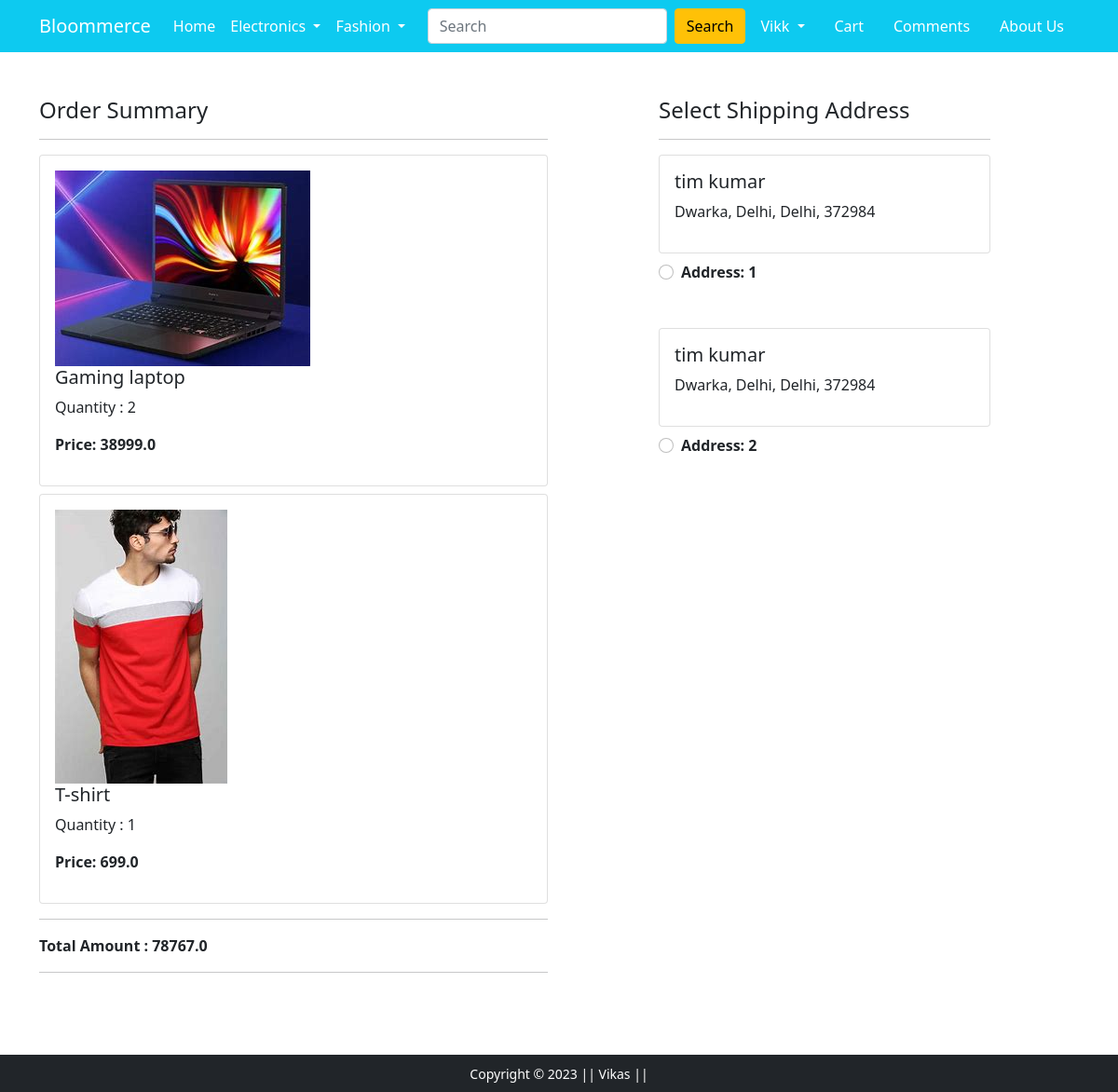
The app's page /checkout/ (signed in), older data.
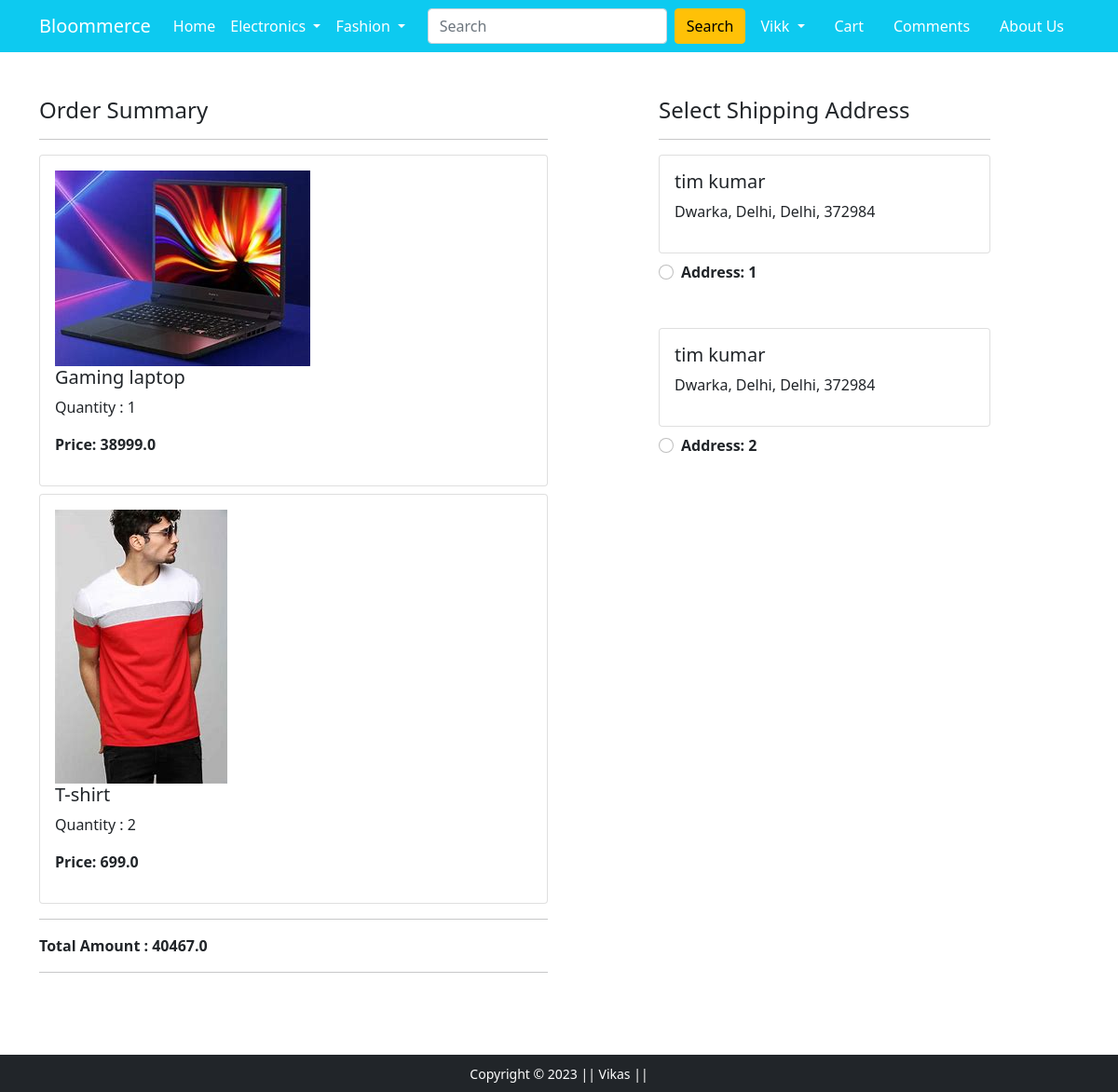
The same page, newer data.
### app/models.py (models this page shows, shortened)
class Cart(models.Model):
    user = models.ForeignKey(User, on_delete=models.CASCADE)
    product = models.ForeignKey(Product, on_delete=models.CASCADE)
    quantity = models.PositiveIntegerField(default=1)

class Product(models.Model):
    user = models.ForeignKey(User, on_delete=models.CASCADE, null=True)
    title = models.CharField(max_length=100)
    price = models.FloatField()
    discount_price = models.FloatField()
    description = models.TextField()
    brand = models.CharField(max_length=100)
    category = models.CharField(choices=CATEGORY_CHOICES, max_length=30)
    product_image = models.ImageField(upload_to='productimg')

### app/views.py (the view)
# urls.py: path('checkout/', views.checkout, name='checkout'),
@login_required(login_url='/accounts/login')
def checkout(request):
    user = request.user
    add = Customer.objects.filter(user=user)
    items = Cart.objects.filter(user=user)
    amount = 0.0
    shiping = 70.0
    cart_product = [p for p in Cart.objects.all() if p.user == user]
    if cart_product:
        for p in cart_product:
            tempamount = p.quantity * p.product.price
            amount += tempamount
            totalamount = shiping + amount
        return render(request, 'app/checkout.html', {'add':add, 'items':items, 'totalamount':totalamount})
    return render(request, 'app/checkout.html')

### app/templates/app/checkout.html (shortened to what this page needs)
{% extends 'app/base.html' %}
{% load static %}
{% block main-content %}
<div class="container">
  <div class="row mt-5">
    <div class="col-sm-6">
      <h4>Order Summary</h4>
      <hr>
      {% for item in items %}
      <div class="card mb-2">
        <div class="card-body">
          <img src="{{ item.product.product_image.url }}" alt="">
          <h5>{{item.product.title}}</h5>
          <p>Quantity : {{item.quantity}}</p>
          <p class="fw-bold">Price: {{item.product.price}}</p>
        </div>
      </div>
      {% endfor %}
      <hr>
        <div>
          <span class="text-center"><b>Total Amount : {{totalamount}}</b></span>
        </div>
        <hr>
        <br>
    </div>
    <div class="col-sm-4 offset-sm-1">
      <h4>Select Shipping Address</h4>
      <hr>
      <form action="/paymentdone/" id="myform">
        {% for ad in add %}
        <div class="card">
          <div class="card-body">
            <h5>{{ ad.name }}</h5>
            <p>{{ ad.locality }}, {{ ad.city }}, {{ ad.state }}, {{ ad.zip_code }}</p>
          </div>
        </div>
        <div class="form-check mt-2 mb-5">
          <input class="form-check-input" type="radio" name="custid" id="custid {{ forloop.counter }}" value="{{ad.id}}">
          <label class="form-check-label fw-bold" for="">
            Address: {{forloop.counter}} </label>
        </div>
        {% endfor %}
      </form>
    </div>
  </div>
</div>
{% endblock main-content %}

Row changes from the older to the newer data that the page shows:
changed Cart "Gaming laptop": quantity "2" → "1"
changed Cart "T-shirt": quantity "1" → "2"
Text that changed along with them:
{{ totalamount }}: "78767.0" → "40467.0"
